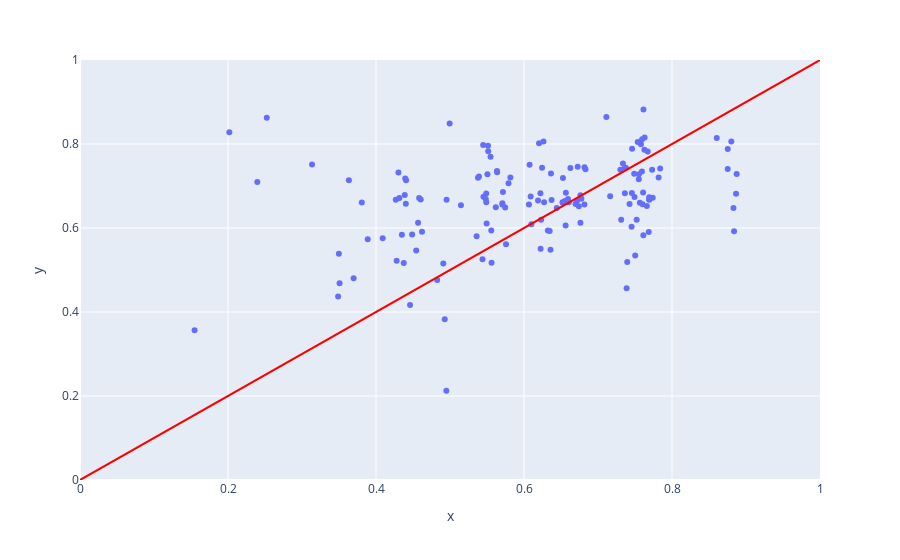

Source (notebook cell):
### Code cell
df_fuzzed = df_quality.copy()

df_fuzzed['SSTOTAL'] = df_fuzzed.apply(
    lambda row: row['SSTOTAL'] + random.uniform(-0.02, 0.02), axis=1)

df_fuzzed['SRTOTAL'] = df_fuzzed.apply(
    lambda row: row['SRTOTAL'] + random.uniform(-0.02, 0.02), axis=1)

fig = px.scatter(x=df_fuzzed['SSTOTAL'], y=df_fuzzed['SRTOTAL'])

fig.update_xaxes(range=[0, 1])
fig.update_yaxes(range=[0, 1])

fig.add_shape(type='line',
              x0=0,
              y0=0,
              x1=1,
              y1=1,
              line=dict(color='Red',),
              xref='x',
              yref='y'
              )
fig.show()


correlate = np.correlate(df_quality['SSTOTAL'], df_quality['SRTOTAL'])
print(f'correlate: {correlate}')

### Figure 1 — Plotly figure (JSON) as saved in the notebook; plotly's stock layout.template omitted (floating-point values rounded to 4 significant figures; data arrays with more than 128 entries replaced by an {"elided": "..."} marker saying what was removed)
{"data": [{"hovertemplate": "x=%{x}<br>y=%{y}<extra></extra>", "legendgroup": "", "marker": {"color": "#636efa", "symbol": "circle"}, "mode": "markers", "name": "", "orientation": "v", "showlegend": false, "type": "scatter", "x": {"elided": "150 float values"}, "xaxis": "x", "y": {"elided": "150 float values"}, "yaxis": "y"}], "layout": {"legend": {"tracegroupgap": 0}, "margin": {"t": 60}, "shapes": [{"line": {"color": "Red"}, "type": "line", "x0": 0, "x1": 1, "xref": "x", "y0": 0, "y1": 1, "yref": "y"}], "xaxis": {"anchor": "y", "domain": [0, 1], "range": [0, 1], "title": {"text": "x"}}, "yaxis": {"anchor": "x", "domain": [0, 1], "range": [0, 1], "title": {"text": "y"}}}}
